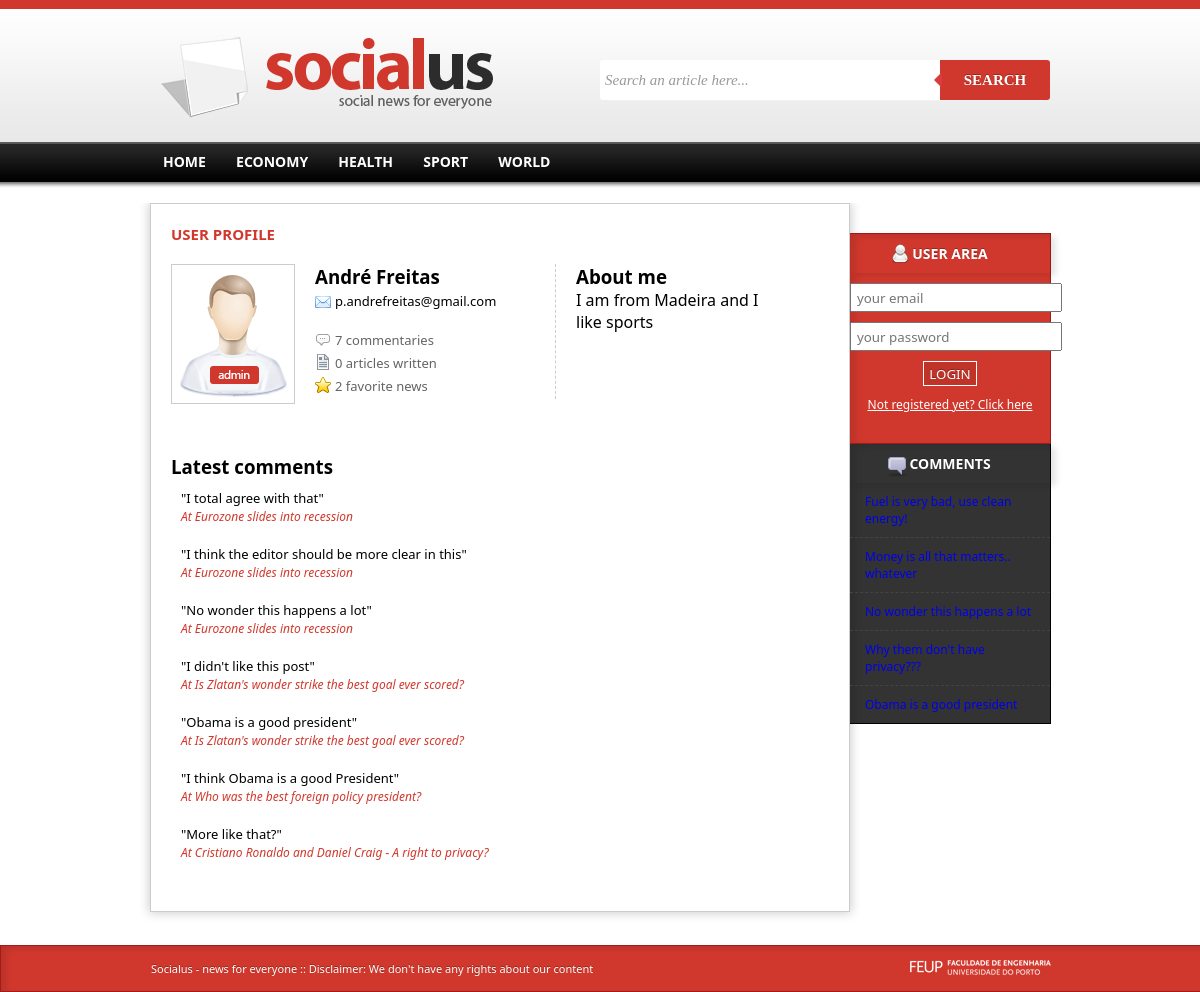
The app's page /userprofile.php?id=1 with its own data.
### tables this page shows
CREATE TABLE category(
	id integer primary key autoincrement,
	name text
);

CREATE TABLE user(
	id integer primary key autoincrement,
	name text,
	email text,
	password text,
	privilegeId integer,
	picture text,
	about text,
	foreign key(privilegeId) references privilege(id)
);

CREATE TABLE privilege(
	id integer primary key autoincrement,
	name text
);

CREATE TABLE comment(
	id integer primary key autoincrement,
	content text,
	datePosted date,
	userId integer,
	newsId integer,
	foreign key(userId) references user(id),
	foreign key(newsId) references news(id) 
);

CREATE TABLE news(
	id integer primary key autoincrement,
	title text,
	thumbnail text,
	datePosted date,
	content text,
	userId integer,
	categoryId integer,
	url text,
	foreign key(userId) references user(id),
	foreign key(categoryId) references category(id)
);

### datacontroller.php (called while the page is built, shortened)
<?php
include_once './config.php';
class DataController{
	protected $dataBase;
	public function __construct($dataBase,$_siteurl){
		$dbPath='sqlite:'.DBPATH.$dataBase;
		$this->dataBase = new PDO($dbPath);
	}
	public function getNewsById($id){
		$news=$this->dataBase->query('SELECT * FROM news where id='.$id);
		$news=$news->fetch(PDO::FETCH_ASSOC);
		return $news;
	}
	public function getActiveCategories(){
		$categories=$this->dataBase->query('SELECT * from activecategories');
		$categories=$categories->fetchAll(PDO::FETCH_ASSOC);
		return $categories;
	}
	function getPrivilegeName($privilegeid){
		$privilege=$this->dataBase->query('select name from privilege where id='.$privilegeid);
		$privilege=$privilege->fetch(PDO::FETCH_ASSOC);
		return $privilege['name'];
	}
	function getFavoriteNews($userid){
		$news=$this->dataBase->query("select * from news where id in(select newsid from favorite where userid=".$userid.")");
		$news=$news->fetchAll(PDO::FETCH_ASSOC);
		return $news;
	}
	function getAllNewsFromAuthor($id){
		$news=$this->dataBase->query('SELECT * from news where userid='.$id);
		$news=$news->fetchAll(PDO::FETCH_ASSOC);
		return $news;
	}
 	function getUserByid($id){
		$user=$this->dataBase->query('SELECT * FROM user where id='.$id);
		$user=$user->fetch(PDO::FETCH_ASSOC);
		return $user;
 	}
 	function getUserComments($userid){
 		$comments=$this->dataBase->query('SELECT * FROM comment where userid='.$userid);
		$comments=$comments->fetchAll(PDO::FETCH_ASSOC);
		return $comments;
 	}
 	function getCommentNews($commentid){
 		$newsid=$this->dataBase->query('SELECT newsid FROM comment where id='.$commentid);
		$newsid=$newsid->fetch(PDO::FETCH_ASSOC);
		$newsid=$newsid['newsId'];
		return $this->getNewsById($newsid);
 	}
 	function getLastComments(){
 		$comments=$this->dataBase->query("SELECT * FROM latestComments");
		$comments=$comments->fetchAll(PDO::FETCH_ASSOC);
		return $comments;
 	}
};
$data=new DataController($_database,$_siteurl);
?>

### config.php (called while the page is built, shortened)
<?php
	$_database='server.db';
	$_siteurl='http://paginas.fe.up.pt/~ei10036/socialus';
?>

### view.php (the view, shortened to what this page needs)
<?php
include_once  'datacontroller.php';
include_once 'config.php';
function printCategories($categories){
	foreach($categories as $row){
		echo "                    <li><a href=\"categorynews.php?id=".$row['id']."\">".$row['name']."</a></li>\n";
	}
}
		?>
		<?php
function printCommentsList($comments){
	global $data;
	echo "<div class=\"commentlist\"/>";
	foreach($comments as $row){
		$news=$data->getCommentNews($row['id']);
		echo "<div class=\"commenti\">";
		echo "<span class=\"ccontent\">\"".$row['content']."\"</span><br/>";
		echo "<span class=\"where\"> At <a href=\"article.php?url=".$news['url']."\">".$news['title']."</a></span>";
		echo "</div>\n";
	}
	echo "</div>";
}
function printUserProfile($id){
	global $data;
	$user=$data->getUserByid($id);
	$role=$data->getPrivilegeName($user['privilegeId']);
	$comments=$data->getUserComments($id);
	$articles=$data->getAllNewsFromAuthor($id);
	$favorites=$data->getFavoriteNews($id);
	echo "<div class=\"profilebox\"><form>";
	echo "<div class=\"rolethumb\"><img src=\"imgs/role".$role.".png\"/></div>";
	echo "<div class=\"profiledata\">\n";
	echo "<h3>".$user['name'];
	echo "</h3>";
	echo "<span class=\"email\">".$user['email']."</span><br/>";
	echo "<div class=\" stat totalcomments\">".sizeof($comments)." commentaries</div>";
	echo "<div class=\"stat totalarticles\">".sizeof($articles)." articles written</div>";
	echo "<div class=\"stat totalfavorites\">".sizeof($favorites)." favorite news</div>";
	echo "</div>";
	echo "<div class=\"aboutme\"> <h3>About me </h3>".$user['about']."</div>";
	echo "</form>";
	echo "</div>";
	echo "<h3>Latest comments</h3>";
	printCommentsList($comments);
}
function printLastComments($len){
	global $data;
	$comments=$data->getLastComments();
	$comments=array_slice($comments,0,$len);
	echo "<ul>\n";
	foreach($comments as $row){
		$news=$data->getCommentNews($row['id']);
		echo "<li><a href=\"article.php?url=".$news['url']."\">".$row['content']."</a></li>\n";
	}
	echo "</ul>";
}
?>

### css/template.css (style rules this page uses)
* { margin:0; padding:0; font-family: "Segoe UI"; }
#menu li { display:inline; text-transform:uppercase; font-weight:bold; font-size:14px; background-position: 0px 1px; padding-left:5px; padding-right:5px; }
#menu li a:link, a:visited { color:#ffffff; text-decoration:none; padding:3px 8px 3px 8px; }
.comments ul { font-size:12px; }
.comments ul li { border-bottom:dashed 1px #444; padding:10px 15px 10px 15px; }
.comments a { text-decoration:none; }
.comments ul>li:last-child { border-bottom:none; }
html, body { height: 100%; }
.commenti { font-size:13px; margin:15px 0px 0px 0px; padding:10px; }
.rolethumb { padding:5px; border:solid 1px #ccc; width:112px; height:128px; float:left; }
.profilebox { margin-top:20px; height:170px; margin-bottom:20px; }
.profiledata { width:220px; float:left; margin-left:20px; }
.profilebox .email { background:url(../imgs/email.png) no-repeat; background-position:0px 2px; padding-left:20px; font-size:13px; }
.profilebox .stat { color:#646464; font-size:13px; }
.profilebox .totalcomments { margin-top:20px; background:url(../imgs/commentstiny.png) no-repeat; padding-left:20px; }
.profilebox .totalarticles { background:url(../imgs/articlestiny.png) no-repeat; padding-left:20px; margin-top:5px; }
.profilebox .totalfavorites { background:url(../imgs/favoriteyes.png) no-repeat; padding-left:20px; margin-top:5px; }
.profilebox .aboutme { border-left:dashed 1px #ccc; height:135px; width:200px; float:left; padding-left:20px; margin-left:20px; }
.commentlist .commenti .where { font-size:12px; color:#d1382d; font-style:italic; }
.commentlist .commenti .where a { color:#d1382d; text-decoration:none; }
.commentlist .commenti { margin:0; }

### records on screen
category: name "ECONOMY"
category: name "HEALTH"
category: name "SPORT"
category: name "WORLD"
user: privilegeId.name (picture), name "André Freitas", email "p.andrefreitas@gmail.com", about "I am from Madeira and I like sports"
comment: content "I total agree with that", id+newsId "Eurozone slides into recession"
comment: content "I think the editor should be more clear in this", id+newsId "Eurozone slides into recession"
comment: content "No wonder this happens a lot", id+newsId "Eurozone slides into recession"
comment: content "I didn't like this post", id+newsId "Is Zlatan's wonder strike the best goal ever scored?"
comment: content "Obama is a good president", id+newsId "Is Zlatan's wonder strike the best goal ever scored?"
comment: content "I think Obama is a good President", id+newsId "Who was the best foreign policy president?"
comment: content "More like that?", id+newsId "Cristiano Ronaldo and Daniel Craig - A right to privacy?"
comment: content "Fuel is very bad, use clean energy!"
comment: content "Money is all that matters.. whatever"
comment: content "Why them don't have privacy???"

### other values on screen
sizeof($comments) "7"
sizeof($articles) "0"
sizeof($favorites) "2"
